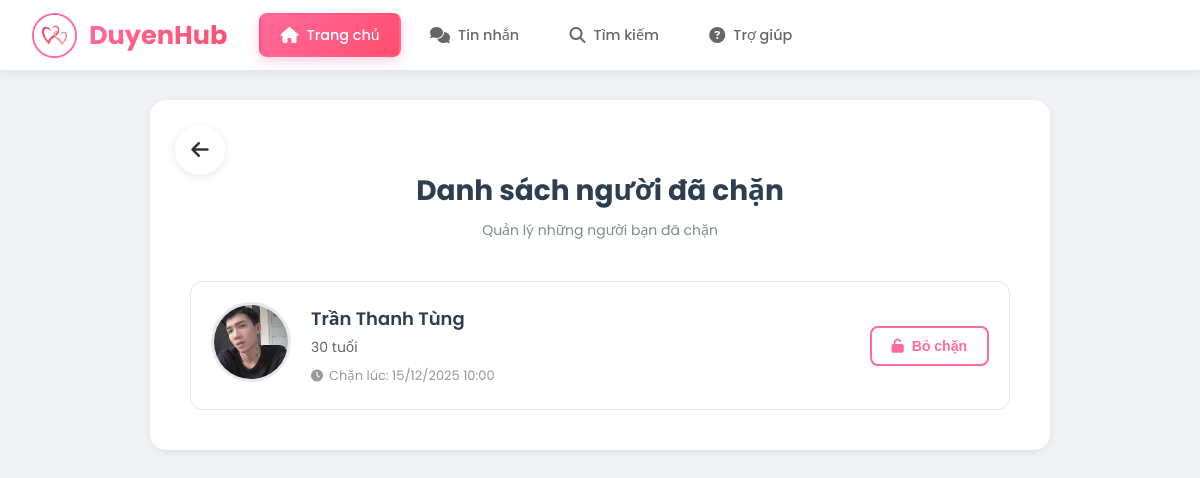
Screenshot of /views/chan/danhsachchan.php (signed in) with the database file from the repository.
### tables this page shows
CREATE TABLE `channguoidung` (
  `id` int(11) NOT NULL,
  `maNguoiChan` int(11) NOT NULL,
  `maNguoiBiChan` int(11) NOT NULL,
  `thoiDiemChan` datetime DEFAULT current_timestamp()
);

CREATE TABLE `hoso` (
  `maHoSo` int(11) NOT NULL,
  `maNguoiDung` int(11) DEFAULT NULL,
  `ten` varchar(100) DEFAULT NULL,
  `ngaySinh` date DEFAULT NULL,
  `gioiTinh` enum('Nam','Nữ') DEFAULT NULL,
  `tinhTrangHonNhan` varchar(50) DEFAULT NULL,
  `canNang` float DEFAULT NULL,
  `chieuCao` float DEFAULT NULL,
  `mucTieuPhatTrien` text DEFAULT NULL,
  `hocVan` varchar(100) DEFAULT NULL,
  `noiSong` varchar(100) DEFAULT NULL,
  `soThich` text DEFAULT NULL,
  `moTa` text DEFAULT NULL,
  `avt` varchar(255) DEFAULT NULL
);

### models/mDbconnect.php (called while the page is built, shortened)
<?php
class clsConnect {
    private static $instance = null;
    private static $connection = null;
    public static function getInstance() {
        if (self::$instance === null) {
            self::$instance = new self();
        }
        return self::$instance;
    }
    public function connect() {
        if (self::$connection === null || !self::$connection->ping()) {
           $host = "localhost";
           $user = "root";
           $pass = "";
           $db = "webhenho";
            self::$connection = new mysqli($host, $user, $pass, $db);
            self::$connection->set_charset("utf8mb4");
            self::$connection->query("SET time_zone = '+07:00'");
        }
        return self::$connection;
    }
    public static function closeConnection() {
        if (self::$connection !== null) {
            self::$connection = null;
        }
    }
}
?>

### models/mBlock.php (called while the page is built, shortened)
<?php
require_once 'mDbconnect.php';
class Block {
    private $conn;
    public function __construct() {
        $db = clsConnect::getInstance();
        $this->conn = $db->connect();
    }
    public function getBlockedUsers($userId) {
        $stmt = $this->conn->prepare("
            SELECT h.*, c.thoiDiemChan
            FROM channguoidung c
            JOIN hoso h ON c.maNguoiBiChan = h.maNguoiDung
            WHERE c.maNguoiChan = ?
            ORDER BY c.thoiDiemChan DESC
        ");
        $stmt->bind_param("i", $userId);
        $stmt->execute();
        $result = $stmt->get_result();
        $blocked = [];
        while ($row = $result->fetch_assoc()) {
            $blocked[] = $row;
        }
        return $blocked;
    }
}
?>

### models/mSession.php (called while the page is built, shortened)
<?php
class Session {
    public static function getUserId() {
        return isset($_SESSION['user_id']) ? $_SESSION['user_id'] : null;
    }
}
?>

### models/mProfile.php (called while the page is built, shortened)
<?php
require_once 'mDbconnect.php';
class Profile {
    public function __construct() {
        $db = clsConnect::getInstance();
    }
    public function calculateAge($birthDate) {
        $birth = new DateTime($birthDate);
        $now = new DateTime();
        $age = $now->diff($birth)->y;
        return $age;
    }
}
?>

### views/chan/danhsachchan.php (the view, shortened to what this page needs)
<?php
require_once __DIR__ . '/../../models/mSession.php';
require_once __DIR__ . '/../../models/mBlock.php';
require_once __DIR__ . '/../../models/mProfile.php';
$currentUserId = Session::getUserId();
$blockModel = new Block();
$profileModel = new Profile();
$blockedUsers = $blockModel->getBlockedUsers($currentUserId);
?>
<!DOCTYPE html>
<html lang="vi">
<head>
    <link rel="stylesheet" href="https://cdnjs.cloudflare.com/ajax/libs/font-awesome/6.4.0/css/all.min.css">
    <link rel="stylesheet" href="/public/css/danhsachchan.css?v=<?php echo time(); ?>">
</head>
<body>
    <header class="main-header">
        <div class="header-container">
            <div class="header-left">
                <a href="../trangchu/index.php" class="logo">
                    <img src="../../public/img/logo.jpg" alt="DuyenHub Logo">
                    <span class="logo-text">DuyenHub</span>
                </a>
                <nav class="header-menu">
                    <a href="../trangchu/index.php" class="menu-item active">
                        <i class="fas fa-home"></i>
                        <span>Trang chủ</span>
                    </a>
                    <a href="../nhantin/message.php" class="menu-item">
                        <i class="fas fa-comments"></i>
                        <span>Tin nhắn</span>
                    </a>
                    <a href="../timkiem/ghepdoinhanh.php" class="menu-item">
                        <i class="fas fa-search"></i>
                        <span>Tìm kiếm</span>
                    </a>
                    <a href="#" class="menu-item">
                        <i class="fas fa-question-circle"></i>
                        <span>Trợ giúp</span>
                    </a>
                </nav>
            </div>
        </div>
    </header>
    <div class="blocked-wrapper">
        <div class="blocked-container" style="position:relative;">
            <button class="back-btn" onclick="window.history.back()" title="Quay lại">
                <i class="fas fa-arrow-left"></i>
            </button>
            <div class="blocked-header">
                <h1>Danh sách người đã chặn</h1>
                <p>Quản lý những người bạn đã chặn</p>
            </div>
        <?php if (empty($blockedUsers)): ?>
            <div class="empty-state">
                <i class="fas fa-user-slash"></i>
                <h2>Chưa chặn ai</h2>
                <p>Bạn chưa chặn người dùng nào</p>
            </div>
        <?php else: ?>
            <div class="blocked-list">
                <?php foreach ($blockedUsers as $user):
                    $avatarSrc = '/public/img/default-avatar.jpg';
                    if (!empty($user['avt'])) {
                        if (strpos($user['avt'], 'public/') === 0) {
                            $avatarSrc = '/' . htmlspecialchars($user['avt']);
                        } else {
                            $avatarSrc = '/public/uploads/avatars/' . htmlspecialchars($user['avt']);
                        }
                    }
                    $age = $profileModel->calculateAge($user['ngaySinh']);
                ?>
                    <div class="blocked-item" id="blocked-<?php echo $user['maNguoiDung']; ?>">
                        <div class="blocked-avatar">
                            <img src="<?php echo $avatarSrc; ?>"
                                 alt="<?php echo htmlspecialchars($user['ten']); ?>">
                        </div>
                        <div class="blocked-info">
                            <h3 class="blocked-name">
                                <?php echo htmlspecialchars($user['ten']); ?>
                            </h3>
                            <p class="blocked-age"><?php echo $age; ?> tuổi</p>
                            <p class="blocked-date">
                                <i class="fas fa-clock"></i>
                                Chặn lúc: <?php echo date('d/m/Y H:i', strtotime($user['thoiDiemChan'])); ?>
                            </p>
                        </div>
                        <button class="btn-unblock" onclick="unblockUser(<?php echo $user['maNguoiDung']; ?>)">
                            <i class="fas fa-unlock"></i> Bỏ chặn
                        </button>
                    </div>
                <?php endforeach; ?>
            </div>
        <?php endif; ?>
        </div>
    </div>
</body>
</html>

### public/css/danhsachchan.css (style rules this page uses)
* { margin: 0; padding: 0; box-sizing: border-box; }
html, body { width: 100%; height: 100%; margin: 0; padding: 0; }
body { font-family: 'Poppins', 'Segoe UI', Tahoma, Geneva, Verdana, sans-serif; background: #f0f2f5; min-height: 100vh; display: flex; flex-direction: column; padding: 0; }
.main-header { background: #ffffff; box-shadow: 0 2px 10px rgba(0, 0, 0, 0.08); position: fixed; top: 0; left: 0; right: 0; width: 100%; z-index: 1000; height: 70px; display: flex; align-items: center; }
.header-container { width: 100%; max-width: 1200px; padding: 0 2rem; display: flex; justify-content: space-between; align-items: center; margin: 0 auto; }
.header-left { display: flex; align-items: center; gap: 2rem; }
.logo { display: flex; align-items: center; gap: 0.75rem; text-decoration: none; color: #333; transition: transform 0.3s ease; }
.logo img { width: 45px; height: 45px; border-radius: 50%; object-fit: cover; border: 2px solid #ff6b9d; }
.logo-text { font-size: 1.6rem; font-weight: 700; background: linear-gradient(135deg, #ff6b9d, #ff4d6d); -webkit-background-clip: text; -webkit-text-fill-color: transparent; }
.header-menu { display: flex; gap: 0.5rem; align-items: center; }
.menu-item { display: flex; align-items: center; gap: 0.5rem; padding: 0.6rem 1.2rem; border-radius: 8px; text-decoration: none; color: #666; font-weight: 500; font-size: 0.9rem; transition: all 0.3s ease; border: 2px solid transparent; }
.menu-item.active { background: linear-gradient(135deg, #ff6b9d, #ff4d6d); color: white; box-shadow: 0 4px 12px rgba(255, 107, 157, 0.3); }
.menu-item i { font-size: 1rem; }
.blocked-wrapper { flex: 1; display: block; padding: 100px 20px 40px; background: #f0f2f5; min-height: 100vh; width: 100%; position: relative; }
.back-btn { position: absolute; top: 25px; left: 25px; width: 50px; height: 50px; border-radius: 50%; background: white; border: none; color: #333; cursor: pointer; display: flex; align-items: center; justify-content: center; font-size: 20px; transition: all 0.3s ease; z-index: 10; box-shadow: 0 2px 8px rgba(0, 0, 0, 0.1); }
.blocked-container { background: white; border-radius: 16px; box-shadow: 0 2px 8px rgba(0, 0, 0, 0.08); max-width: 900px; width: 100%; margin: 0 auto; padding: 40px; position: relative; animation: fadeInUp 0.6s ease-out; }
.blocked-header { text-align: center; margin-bottom: 40px; padding-top: 30px; }
.blocked-header h1 { color: #2c3e50; font-size: 28px; font-weight: 700; margin-bottom: 8px; }
.blocked-header p { color: #7f8c8d; font-size: 14px; font-weight: 400; }
.blocked-list { display: flex; flex-direction: column; gap: 20px; }
.blocked-item { display: flex; align-items: center; gap: 20px; padding: 20px; border: 1px solid #e8e8e8; border-radius: 12px; background: white; transition: all 0.3s ease; position: relative; }
.blocked-avatar { flex-shrink: 0; }
.blocked-avatar img { width: 80px; height: 80px; border-radius: 50%; object-fit: cover; border: 3px solid #e8e8e8; }
.blocked-info { flex: 1; min-width: 0; }
.blocked-name { font-size: 18px; font-weight: 600; color: #2c3e50; margin: 0 0 5px 0; }
.blocked-age { font-size: 14px; color: #666; margin: 0 0 8px 0; }
.blocked-date { font-size: 13px; color: #999; display: flex; align-items: center; gap: 6px; margin: 0; }
.blocked-date i { font-size: 12px; }
.btn-unblock { padding: 10px 20px; border-radius: 8px; background: white; border: 2px solid #ff6b9d; color: #ff6b9d; font-size: 14px; font-weight: 600; cursor: pointer; transition: all 0.3s ease; display: flex; align-items: center; gap: 8px; white-space: nowrap; }

### rows the page displays
channguoidung: hoso.avt (picture), hoso.ten "Trần Thanh Tùng", hoso.ngaySinh "30", thoiDiemChan "15/12/2025 10:00"
